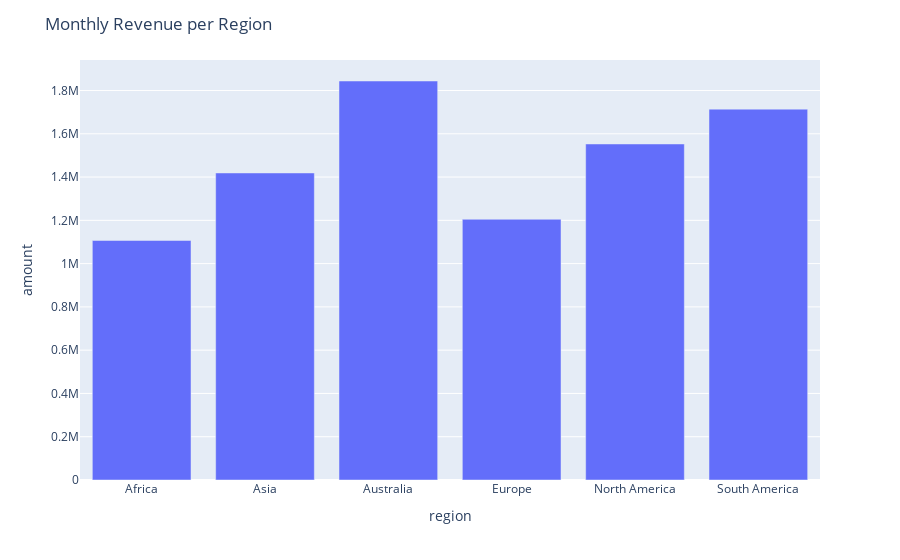

The notebook cell saved with this chart:
### Code cell
data = pd.read_csv("input.csv")
visualize(data)

### Figure 1 — Plotly figure (JSON) as saved in the notebook; plotly's stock layout.template omitted (floating-point values rounded to 4 significant figures)
{"data": [{"alignmentgroup": "True", "hovertemplate": "region=%{x}<br>amount=%{y}<extra></extra>", "legendgroup": "", "marker": {"color": "#636efa", "pattern": {"shape": ""}}, "name": "", "offsetgroup": "", "orientation": "v", "showlegend": false, "textposition": "auto", "type": "bar", "x": ["Africa", "Asia", "Australia", "Europe", "North America", "South America"], "xaxis": "x", "y": [1107000, 1419000, 1844000, 1205000, 1553000, 1714000], "yaxis": "y"}], "layout": {"barmode": "relative", "legend": {"tracegroupgap": 0}, "margin": {"t": 60}, "title": {"text": "Monthly Revenue per Region"}, "xaxis": {"anchor": "y", "domain": [0, 1], "title": {"text": "region"}}, "yaxis": {"anchor": "x", "domain": [0, 1], "title": {"text": "amount"}}}}
